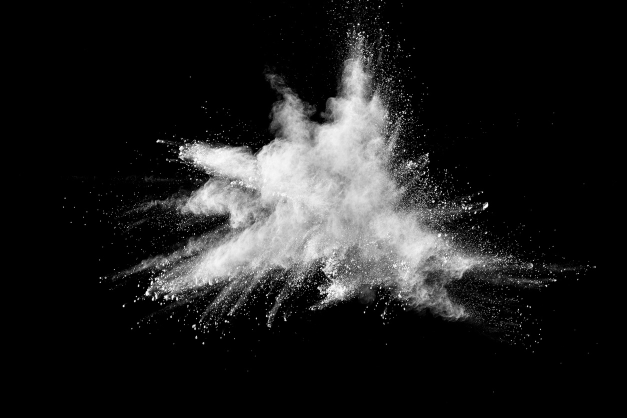
#> input picture InputImages/Sample 3.jpg, 1254 x 836 px, found by its file name (shown at 1/2 size)
$ jupyter execute --allow-errors Project_SJ.ipynb
#> lines starting #> are read from the running program, lines starting #| are printed output that depends on the picture
[cell 1]
import numpy as np
import pandas as pd
import matplotlib.pyplot as plt
import gurobipy as gp
from gurobipy import GRB
import networkx as nx

# Load image data from CSV
image = pd.read_csv('box.csv', header=None).values
#> (reads InputImages/box.csv from the repository)

# Set parameters
sigma = 0.05
background_pixel = (0, 0)
foreground_pixel = (19, 19)

def create_network(image, sigma, background_pixel, foreground_pixel):
#> called with sigma = 0.05, background_pixel = (0, 0), foreground_pixel = (19, 19)
    height, width = image.shape
    total_pixels = height * width
    edges = []

    # Create edges based on pixel similarity
    for i in range(height):
        for j in range(width):
            pixel = i * width + j
            neighbors = [(-1, 0), (1, 0), (0, -1), (0, 1)]

            # Check neighbor pixels for edge creation
            for di, dj in neighbors:
                ni, nj = i + di, j + dj
                if 0 <= ni < height and 0 <= nj < width:
                    neighbor_pixel = ni * width + nj
                    similarity = 100 * np.exp(-((image[i, j] - image[ni, nj])**2) / (2 * sigma**2))
                    if similarity > 0:
                        edges.append((pixel, neighbor_pixel, np.ceil(similarity)))

    source = total_pixels
    sink = total_pixels + 1

    # Get maximum similarity for normalization
    max_similarity = max([edge[2] for edge in edges], default=100)

    # Add edges from source to background pixel and from foreground pixel to sink
    bg_pixel = background_pixel[0] * width + background_pixel[1]
    fg_pixel = foreground_pixel[0] * width + foreground_pixel[1]
    edges.append((source, bg_pixel, max_similarity))
    edges.append((fg_pixel, sink, max_similarity))

    return edges, total_pixels + 2  # Return the list of edges and total nodes (including source and sink)

# Create the network of edges
edges, num_nodes = create_network(image, sigma, background_pixel, foreground_pixel)

# Initialize Gurobi model for max flow problem
#> (the rest of this cell did not finish here and is left out)

[cell 2]
import numpy as np
import pandas as pd
import matplotlib.pyplot as plt
import gurobipy as gp
from gurobipy import GRB
import networkx as nx

# Load image data
image = pd.read_csv('oval-1.csv', header=None).values
#> (reads InputImages/oval-1.csv from the repository)

# Parameters for pixel comparison
sigma = 0.05
background_pixel = (0, 0)  # Background pixel position
foreground_pixel = (10, 10)  # Foreground pixel position

# Function to create the network of edges based on pixel similarities
def create_network(image, sigma, background_pixel, foreground_pixel):
#> called with sigma = 0.05, background_pixel = (0, 0), foreground_pixel = (10, 10)
    height, width = image.shape
    total_pixels = height * width
    edges = []

    # Loop through each pixel in the image
    for i in range(height):
        for j in range(width):
            pixel_index = i * width + j  # Get unique index for each pixel

            # Check the 4 neighboring pixels: up, down, left, right
            neighbors = [(-1, 0), (1, 0), (0, -1), (0, 1)]
            for di, dj in neighbors:
                ni, nj = i + di, j + dj  # Calculate neighbor coordinates
                if 0 <= ni < height and 0 <= nj < width:  # Check if neighbor is within bounds
                    neighbor_index = ni * width + nj
                    # Calculate pixel similarity using a Gaussian function
                    similarity = 100 * np.exp(-((image[i, j] - image[ni, nj])**2) / (2 * sigma**2))
                    if similarity > 0:
                        edges.append((pixel_index, neighbor_index, np.ceil(similarity)))

    # Add source and sink to connect to the background and foreground pixels
    source = total_pixels
    sink = total_pixels + 1
    max_similarity = max(edge[2] for edge in edges) if edges else 100

    # Connect source to the background pixel and foreground pixel to the sink
    bg_pixel = background_pixel[0] * width + background_pixel[1]
    fg_pixel = foreground_pixel[0] * width + foreground_pixel[1]
    edges.append((source, bg_pixel, max_similarity))
    edges.append((fg_pixel, sink, max_similarity))

    return edges, total_pixels + 2  # Return the edges and the total number of nodes

# Function to solve max flow problem and extract the minimum cut using Gurobi
def solve_max_flow_with_min_cut(edges, num_nodes):
    # Initialize the Gurobi model
    model = gp.Model("max_flow")

    # Create flow variables for the edges
    flow_vars = model.addVars(edges, name="flow")

    # Set the objective to maximize the flow from the source (node num_nodes-2)
    source_node = num_nodes - 2
    model.setObjective(gp.quicksum(flow_vars[e] for e in edges if e[0] == source_node), GRB.MAXIMIZE)

    # Add flow conservation constraints for each node except source and sink
    for i in range(num_nodes - 2):  # Exclude source and sink
        model.addConstr(
            gp.quicksum(flow_vars[e] for e in edges if e[1] == i) ==  # Inflow
            gp.quicksum(flow_vars[e] for e in edges if e[0] == i)  # Outflow
        )

    # Set capacity constraints for each edge
    for e in edges:
        flow_vars[e].ub = e[2]  # Capacity of each edge is the similarity value

    # Solve the max flow problem
    model.optimize()

    # Extract the flow solution
    flow_solution = {e: flow_vars[e].X for e in edges}

    # Find edges in the minimum cut (where flow is close to capacity)
    min_cut_edges = [e for e in edges if flow_solution[e] >= e[2] - 1e-6]

    return model, flow_solution, min_cut_edges

# Main execution
edges, num_nodes = create_network(image, sigma, background_pixel, foreground_pixel)

# Solve the max flow problem and get the minimum cut edges
#> (the rest of this cell did not finish here and is left out)

[cell 3]
import numpy as np
import matplotlib.pyplot as plt
import gurobipy as gp
from gurobipy import GRB
from PIL import Image

# Function to load and preprocess image data
def load_image(file_path):
    """
    Load the image, convert to grayscale, resize to 20x20 pixels, and normalize pixel values to [0, 1].
    """
#> called with file_path = 'Sample 3.jpg'
    img = Image.open(file_path).convert('L')  # Convert to grayscale
#> img is the input picture: PIL image 1254x836 L; min 0, max 255, mean 31.5
    original_img = np.array(img)  # Keep the original image for display
    img = img.resize((20, 20))  # Resize to 20x20 pixels
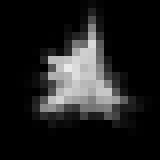
#> img: PIL image 20x20 L (shown 8 times larger); min 0, max 233, mean 31.6
    img_data = np.array(img) / 255.0  # Normalize pixel values to [0, 1]
    return original_img, img_data

# Parameters for pixel similarity calculation
sigma = 0.05
background_pixel = (0, 0)  # Background pixel position
foreground_pixel = (10, 10)  # Foreground pixel position

# Function to create the network of edges based on pixel similarities
def create_network(image, sigma, background_pixel, foreground_pixel):
#> called with sigma = 0.05, background_pixel = (0, 0), foreground_pixel = (10, 10)
    height, width = image.shape
#> height = 20; width = 20
    total_pixels = height * width
#> total_pixels = 400
    edges = []

    # Create edges between neighboring pixels based on similarity
    neighbors = [(-1, 0), (1, 0), (0, -1), (0, 1)]  # Neighbor directions: up, down, left, right
    for i in range(height):
        for j in range(width):
            pixel_index = i * width + j
            for di, dj in neighbors:
                ni, nj = i + di, j + dj
                if 0 <= ni < height and 0 <= nj < width:
                    neighbor_index = ni * width + nj
                    similarity = 100 * np.exp(-((image[i, j] - image[ni, nj])**2) / (2 * sigma**2))
                    if similarity > 0:
                        edges.append((pixel_index, neighbor_index, np.ceil(similarity)))
#> after the loop, edges = 1520 items, first 6: (0, 20, 100), (0, 1, 100), (1, 21, 100), (1, 0, 100), (1, 2, 100), (2, 22, 100)

    # Add source and sink to the graph
    source, sink = total_pixels, total_pixels + 1
#> source = 400; sink = 401
    max_similarity = max([edge[2] for edge in edges], default=100)
#> max_similarity = 100

    # Connect source to background pixel, and foreground pixel to sink
    bg_pixel_index = background_pixel[0] * width + background_pixel[1]
#> bg_pixel_index = 0
    fg_pixel_index = foreground_pixel[0] * width + foreground_pixel[1]
#> fg_pixel_index = 210
    edges.append((source, bg_pixel_index, max_similarity))
    edges.append((fg_pixel_index, sink, max_similarity))

    return edges, total_pixels + 2  # Return edges and total number of nodes (including source and sink)

# Function to solve the max flow problem and find the minimum cut
def solve_max_flow_with_min_cut(edges, num_nodes):
    model = gp.Model("max_flow")

    # Create flow variables for edges
    flow_vars = model.addVars(edges, name="flow")

    # Maximize flow from the source (node num_nodes-2)
    source_node = num_nodes - 2
    model.setObjective(gp.quicksum(flow_vars[e] for e in edges if e[0] == source_node), GRB.MAXIMIZE)

    # Add flow conservation constraints for all nodes (except source and sink)
    for i in range(num_nodes - 2):
        model.addConstr(
            gp.quicksum(flow_vars[e] for e in edges if e[1] == i) ==
            gp.quicksum(flow_vars[e] for e in edges if e[0] == i)
        )

    # Set capacity constraints for each edge
    for e in edges:
        flow_vars[e].ub = e[2]  # Edge capacity

    # Solve the model (optimize)
    model.optimize()

    # Extract flow solution
    flow_solution = {e: flow_vars[e].X for e in edges}

    # Identify minimum cut edges (where flow is saturated)
    min_cut_edges = [e for e in edges if flow_solution[e] >= e[2] - 1e-6]

    return model, flow_solution, min_cut_edges

# Main execution
image_file_path = 'Sample 3.jpg'  # Replace with your image file path
original_image, image = load_image(image_file_path)  # Load and resize the image

# Create network of edges based on the resized image
edges, num_nodes = create_network(image, sigma, background_pixel, foreground_pixel)
#> edges = 1522 items, first 6: (0, 20, 100), (0, 1, 100), (1, 21, 100), (1, 0, 100), (1, 2, 100), (2, 22, 100); num_nodes = 402

# Solve max flow and find the minimum cut
#> (the rest of this cell did not finish here and is left out)


# Visualize the original and segmented images
plt.figure(figsize=(12, 6))

# Plot original image (left)
plt.subplot(1, 2, 1)
plt.imshow(original_image, cmap='gray')
plt.title("Original Image")
plt.axis('off')

# Plot segmented image with cut (right)
plt.subplot(1, 2, 2)
plt.imshow(image, cmap='gray')
for u, v, _ in min_cut_edges:
    y1, x1 = divmod(u, image.shape[1])
    y2, x2 = divmod(v, image.shape[1])
    plt.plot([x1, x2], [y1, y2], 'r-', linewidth=2)  # Red lines for cut
plt.title(f'Segmented Image (Max Flow: {model.objVal:.2f})')
plt.axis('off')

plt.tight_layout()
plt.show()

# Print max flow and sum of cut capacities
print(f'Max Flow: {model.objVal:.2f}')
print(f'Sum of cut capacities: {sum(e[2] for e in min_cut_edges):.2f}')
